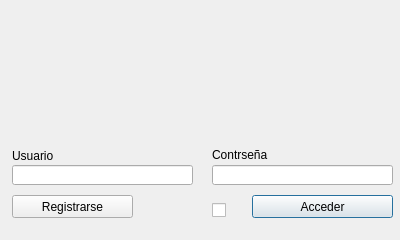
<?xml version="1.0" encoding="UTF-8"?>
<ui version="4.0">
 <class>LoginWindow</class>
 <widget class="QWidget" name="LoginWindow">
  <property name="geometry">
   <rect>
    <x>0</x>
    <y>0</y>
    <width>400</width>
    <height>240</height>
   </rect>
  </property>
  <property name="minimumSize">
   <size>
    <width>400</width>
    <height>240</height>
   </size>
  </property>
  <property name="focusPolicy">
   <enum>Qt::TabFocus</enum>
  </property>
  <property name="windowTitle">
   <string>Form</string>
  </property>
  <widget class="QLineEdit" name="userLineEdit">
   <property name="geometry">
    <rect>
     <x>12</x>
     <y>165</y>
     <width>181</width>
     <height>20</height>
    </rect>
   </property>
  </widget>
  <widget class="QLineEdit" name="passwdLineEdit">
   <property name="geometry">
    <rect>
     <x>212</x>
     <y>165</y>
     <width>181</width>
     <height>20</height>
    </rect>
   </property>
  </widget>
  <widget class="QPushButton" name="registerButton">
   <property name="geometry">
    <rect>
     <x>12</x>
     <y>195</y>
     <width>121</width>
     <height>23</height>
    </rect>
   </property>
   <property name="text">
    <string>Registrarse</string>
   </property>
  </widget>
  <widget class="QPushButton" name="loginButton">
   <property name="geometry">
    <rect>
     <x>252</x>
     <y>195</y>
     <width>141</width>
     <height>23</height>
    </rect>
   </property>
   <property name="text">
    <string>Acceder</string>
   </property>
   <property name="default">
    <bool>true</bool>
   </property>
  </widget>
  <widget class="QLabel" name="label">
   <property name="geometry">
    <rect>
     <x>12</x>
     <y>145</y>
     <width>181</width>
     <height>21</height>
    </rect>
   </property>
   <property name="text">
    <string>Usuario</string>
   </property>
  </widget>
  <widget class="QLabel" name="label_2">
   <property name="geometry">
    <rect>
     <x>212</x>
     <y>145</y>
     <width>181</width>
     <height>20</height>
    </rect>
   </property>
   <property name="text">
    <string>Contrseña</string>
   </property>
  </widget>
  <widget class="QCheckBox" name="remmemberCheckBox">
   <property name="geometry">
    <rect>
     <x>212</x>
     <y>195</y>
     <width>86</width>
     <height>31</height>
    </rect>
   </property>
   <property name="text">
    <string/>
   </property>
  </widget>
  <widget class="QLabel" name="logoLabel">
   <property name="geometry">
    <rect>
     <x>136</x>
     <y>10</y>
     <width>128</width>
     <height>128</height>
    </rect>
   </property>
   <property name="minimumSize">
    <size>
     <width>128</width>
     <height>128</height>
    </size>
   </property>
   <property name="text">
    <string/>
   </property>
   <property name="scaledContents">
    <bool>true</bool>
   </property>
  </widget>
 </widget>
 <resources/>
 <connections/>
</ui>
